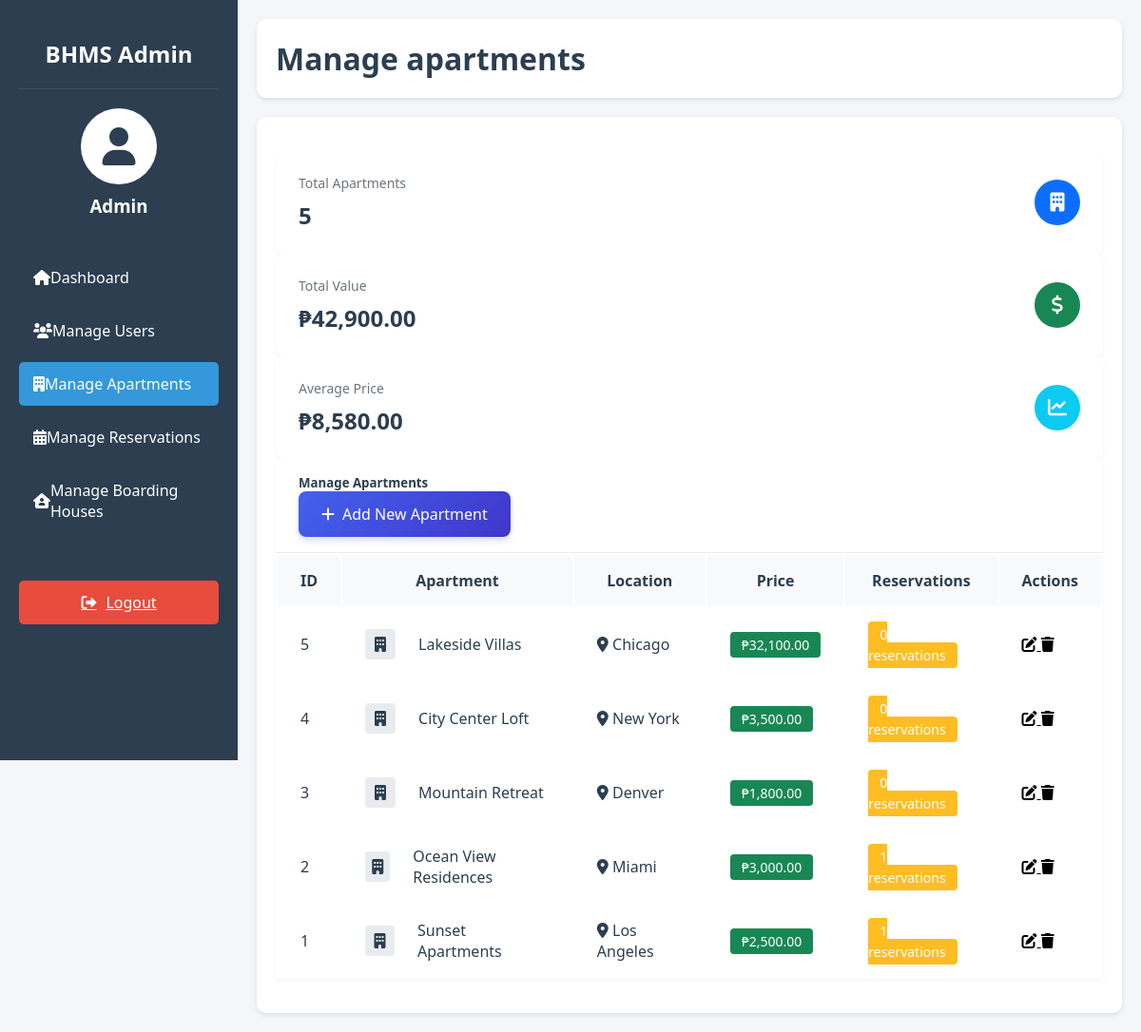
Page /ADMIN/admin_dashboard.php?page=manage_apartments (signed in) on the committed database.
### tables this page shows
CREATE TABLE `apartments` (
  `id` int(11) NOT NULL,
  `name` varchar(255) NOT NULL,
  `location` varchar(255) NOT NULL,
  `price` decimal(10,2) NOT NULL,
  `available` tinyint(1) DEFAULT 1,
  `created_at` timestamp NOT NULL DEFAULT current_timestamp()
);

### ADMIN/manage_apartments.php (the view, shortened to what this page needs)
<?php
require_once '../includes/db_connection.php';
$sql = "SELECT a.*,
        (SELECT COUNT(*) FROM reservations r WHERE r.apartment_id = a.id) as reservation_count
        FROM apartments a
        ORDER BY a.id DESC";
$result = $conn->query($sql);
if ($result === false) {
    $error_message = "Error fetching apartments: " . $conn->error;
} else {
    $apartments = $result->fetch_all(MYSQLI_ASSOC);
}
$total_apartments = count($apartments);
$total_value = array_sum(array_column($apartments, 'price'));
$average_price = $total_apartments > 0 ? $total_value / $total_apartments : 0;
?>
<!DOCTYPE html>
<html lang="en">
<head>
</head>
<body>
    <div class="stats-container mb-4">
        <div class="row g-3">
            <div class="col-md-4">
                <div class="stats-card">
                    <div class="stats-info">
                        <span class="stats-label">Total Apartments</span>
                        <h3 class="stats-value"><?php echo $total_apartments; ?></h3>
                    </div>
                    <div class="stats-icon blue">
                        <i class="fas fa-building"></i>
                    </div>
                </div>
            </div>
            <div class="col-md-4">
                <div class="stats-card">
                    <div class="stats-info">
                        <span class="stats-label">Total Value</span>
                        <h3 class="stats-value">₱<?php echo number_format($total_value, 2); ?></h3>
                    </div>
                    <div class="stats-icon green">
                        <i class="fas fa-dollar-sign"></i>
                    </div>
                </div>
            </div>
            <div class="col-md-4">
                <div class="stats-card">
                    <div class="stats-info">
                        <span class="stats-label">Average Price</span>
                        <h3 class="stats-value">₱<?php echo number_format($average_price, 2); ?></h3>
                    </div>
                    <div class="stats-icon cyan">
                        <i class="fas fa-chart-line"></i>
                    </div>
                </div>
            </div>
        </div>
    </div>
    <div class="card">
        <div class="card-header">
            <div class="d-flex justify-content-between align-items-center">
                <h5 class="mb-0">Manage Apartments</h5>
                <a href="add_apartment.php" class="btn-add-new">
                    <i class="fas fa-plus"></i>
                    Add New Apartment
                </a>
            </div>
        </div>
        <div class="card-body p-0">
            <div class="table-responsive">
                <table class="table table-hover mb-0">
                    <thead>
                        <tr>
                            <th>ID</th>
                            <th>Apartment</th>
                            <th>Location</th>
                            <th>Price</th>
                            <th>Reservations</th>
                            <th class="text-end">Actions</th>
                        </tr>
                    </thead>
                    <tbody>
                        <?php if (isset($apartments) && count($apartments) > 0): ?>
                            <?php foreach ($apartments as $apartment): ?>
                                <tr>
                                    <td style= "align-items: center;"><?php echo $apartment['id']; ?></td>
                                    <td>
                                        <div class="apartment-name-container">
                                            <div class="apartment-icon">
                                                <i class="fas fa-building"></i>
                                            </div>
                                            <?php echo htmlspecialchars($apartment['name']); ?>
                                        </div>
                                    </td>
                                    <td>
                                        <div class="d-flex align-items-center">
                                            <i class="fas fa-map-marker-alt text-danger me-2 "></i>
                                            <?php echo htmlspecialchars($apartment['location']); ?>
                                        </div>
                                    </td>
                                    <td>
                                        <span class="price-badge">₱<?php echo number_format($apartment['price'], 2); ?></span>
                                    </td>
                                    <td>
                                        <span class="reservation-badge">
                                            <?php echo $apartment['reservation_count']; ?> reservations
                                        </span>
                                    </td>
                                    <td class="text-end">
                                        <a href="edit_apartment.php?id=<?php echo $apartment['id']; ?>" class="btn btn-sm btn-outline-secondary">
                                            <i class="fas fa-edit"></i>
                                        </a>
                                        <a href="delete_apartment.php?id=<?php echo $apartment['id']; ?>"
                                           class="btn btn-sm btn-outline-danger"
                                           onclick="return confirm('Are you sure you want to delete this apartment?')">
                                            <i class="fas fa-trash"></i>
                                        </a>
                                    </td>
                                </tr>
                            <?php endforeach; ?>
                        <?php endif; ?>
                    </tbody>
                </table>
            </div>
        </div>
    </div>
</body>
</html>

### ADMIN/admin_dashboard.php (style rules this page uses)
:root { --primary-color: #2c3e50; --secondary-color: #3498db; --background-color: #f5f6fa; --text-color: #2c3e50; --sidebar-width: 250px; }
* { margin: 0; padding: 0; box-sizing: border-box; }
body { font-family: 'Segoe UI', Tahoma, Geneva, Verdana, sans-serif; background-color: var(--background-color); color: var(--text-color); }

### ADMIN/manage_apartments.php (style rules this page uses)
.stats-container { margin-top: 1rem; }
.stats-card { background: #fff; border-radius: 8px; padding: 1.5rem; display: flex; justify-content: space-between; align-items: center; box-shadow: 0 2px 4px rgba(0,0,0,0.05); }
.stats-info { flex-grow: 1; }
.stats-label { color: #6c757d; font-size: 0.875rem; display: block; margin-bottom: 0.5rem; }
.stats-value { font-size: 1.5rem; font-weight: 600; margin: 0; color: #2c3e50; }
.stats-icon { width: 48px; height: 48px; border-radius: 50%; display: flex; align-items: center; justify-content: center; color: white; }
.stats-icon.blue { background-color: #0d6efd; }
.stats-icon.green { background-color: #198754; }
.stats-icon.cyan { background-color: #0dcaf0; }
.stats-icon i { font-size: 1.25rem; }
.card { border: none; box-shadow: 0 2px 4px rgba(0,0,0,0.05); margin-bottom: 1rem; }
.card-header { background-color: #fff; border-bottom: 1px solid #e9ecef; padding: 1rem 1.5rem; }
.table-responsive { width: 100%; }
.table { margin-bottom: 0; width: 100%; }
.table th { border-top: none; padding: 1rem 1.5rem; background: #f8f9fa; font-weight: 600; color: #2c3e50; }
.table td { padding: 1rem 1.5rem; vertical-align: middle; }
.apartment-icon { width: 32px; height: 32px; background: #e9ecef; border-radius: 4px; display: flex; align-items: center; justify-content: center; margin-right: 0.75rem; }
.apartment-name-container { display: flex; align-items: center; flex-direction: row; gap: 0.75rem; }
.price-badge { background: #198754; color: white; padding: 0.25rem 0.75rem; border-radius: 4px; font-size: 0.875rem; }
.reservation-badge { background: #ffbd24; color: white; padding: 0.25rem 0.75rem; border-radius: 4px; font-size: 0.875rem; }
.btn-add-new { background: linear-gradient(135deg, #4361ee 0%, #3f37c9 100%); color: white; border: none; padding: 0.8rem 1.5rem; border-radius: 8px; font-weight: 500; display: inline-flex; align-items: center; gap: 0.5rem; transition: all 0.3s ease; text-decoration: none; box-shadow: 0 4px 6px rgba(67, 97, 238, 0.2); }
.btn-add-new i { font-size: 1rem; }
.btn-outline-secondary, .btn-outline-danger { color: #000; border-color: #dee2e6; background: transparent; transition: all 0.3s ease; }

### rows in the picture
apartments: id "5", name "Lakeside Villas", location "Chicago", price "32,100.00", reservation_count "0"
apartments: id "4", name "City Center Loft", location "New York", price "3,500.00", reservation_count "0"
apartments: id "3", name "Mountain Retreat", location "Denver", price "1,800.00", reservation_count "0"
apartments: id "2", name "Ocean View Residences", location "Miami", price "3,000.00", reservation_count "1"
apartments: id "1", name "Sunset Apartments", location "Los Angeles", price "2,500.00", reservation_count "1"

### other values in the picture
$admin_name "Admin"
str_replace('_', ' ', $_GET['page']) "Manage apartments"
$total_apartments "5"
$total_value "42,900.00"
$average_price "8,580.00"
